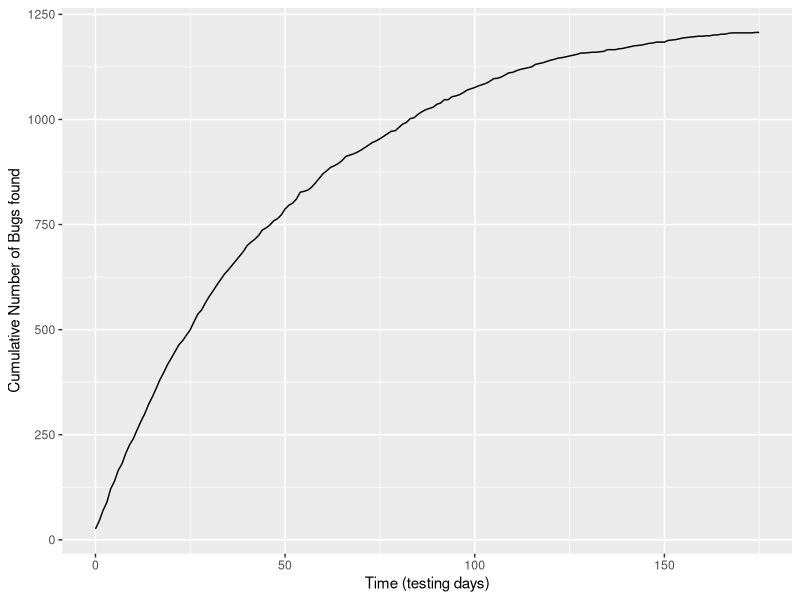
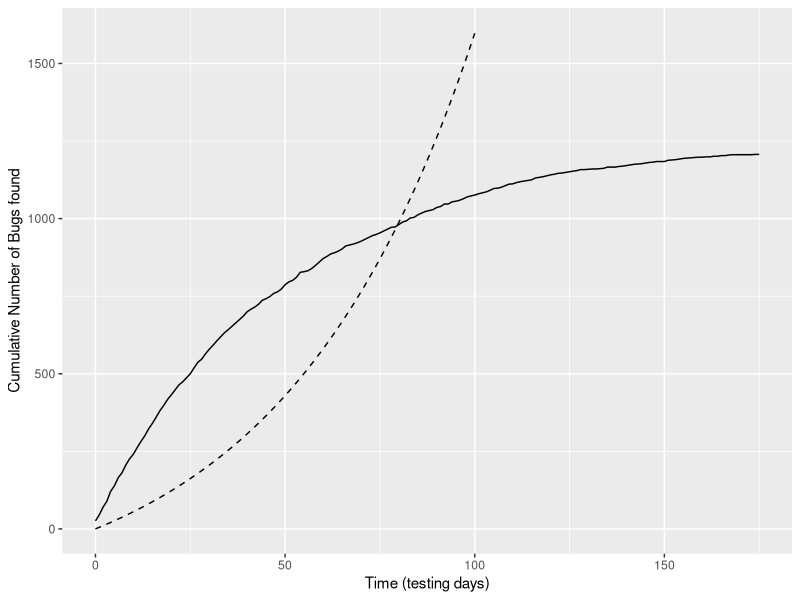

Write R code to recreate these figures, in order.
## ---- chunk 1
knitr::opts_chunk$set(echo = TRUE,fig.width=6,fig.height=3)
library("ggplot2")
library("dplyr")
## ---- chunk 2
#Simulate some data, which look like Fig. 1 of the paper. 
set.seed(123)
t <- 0:175
mu <- 0.02
n <- 1250
#Simulate the inter arrival times of the exponential distribution
#See
#http://www.math.kth.se/matstat/gru/sf2955/exponorderstats.pdf
K <- cumsum(rexp(1250,rate=(n+1-1:1250)*mu))
#Discretize the event times into daily data
K_days <- head(cumsum(table(cut(K, breaks=c(0:(max(t)+1),Inf)))),n=-1)
K_days
#Show result
testProcess <- data_frame(t=t,K=K_days)
p <- ggplot(testProcess, aes(x=t,y=K)) + geom_line() + xlab("Time (testing days)") + ylab("Cumulative Number of Bugs found")
print(p)

## ---- chunk 3
#Daily number of *new* bug discoveries. The variable K_days contains the cumulated
#number of bugs discovered as daily time series.
DeltaK <- c(0,diff(K_days))

#######################################################
#Log-likelihood function to maximize, which handles the
#right truncation and interval censoring.
# Paramers:
#  theta - \log(\mu).
#  tC - the right-censoring time.
########################################################
ll <- function(theta, tC=176) {
  mu <- exp(theta)
  CDF <- function(x) pexp(x,rate=mu)/pexp(tC,rate=mu)
  sum(DeltaK * log(CDF(1:(max(t)+1)) - CDF(t)))
}
mle <- optim(log(0.01),ll, control=list(fnscale=-1),method="BFGS")
mu.hat <- exp(mle$par)
c(mu=mu, mu.hat=mu.hat)
## ---- chunk 4
#Function describing the LHS of (4.6) in the Delal and Mallows article
# fdivc - f/c
lhs <- function(fdivc) {
  fdivc*(exp(mu*t)-1)/mu
}

#Add curve
testProcess <- testProcess %>% mutate(sol5=lhs(5), sol1=lhs(1))
p + geom_line(data=testProcess, aes(x=t,y=sol5),lty=2) + ylim(c(0,1600))
#Determine the stopping time for a f/c ratio of 5.
stopTime <- testProcess %>% filter(sol5 >= K) %>%  filter(row_number()==1)
stopTime
